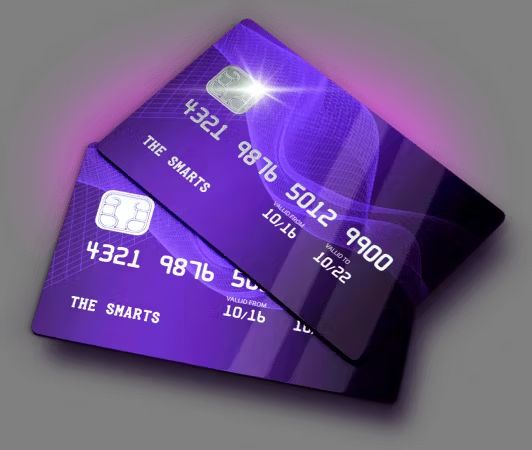
#> input picture CSE483 SMR24 Project Test Cases/16 - Sheel el kart yastaaaa.jpg, 532 x 450 px
$ python pan.py   (older library calls are emulated)
#> lines starting #> are read from the running program, lines starting #| are printed output that depends on the picture; after the words box and inside, x2 and y2 are one past the last pixel; in counts of white or black regions, pixels touching at a corner belong together
#> further down, input_img is the input picture: shape (450, 532, 3); mean B, G, R 138, 86.9, 110.4
import numpy as np
import cv2


def expand_borders(img, border_size=20):
    # Create a new image with expanded borders
    border_color = img[0, 0].tolist()
    expanded_img = cv2.copyMakeBorder(img, border_size, border_size, border_size, border_size,
                                      cv2.BORDER_CONSTANT, value=border_color)
    return expanded_img


# [59 lines left out: functions sort_corners, warp_perspective, adjust_brightness_contrast, not called in this run]


def color_correct(img):
    img_gray = cv2.cvtColor(img, cv2.COLOR_BGR2GRAY)
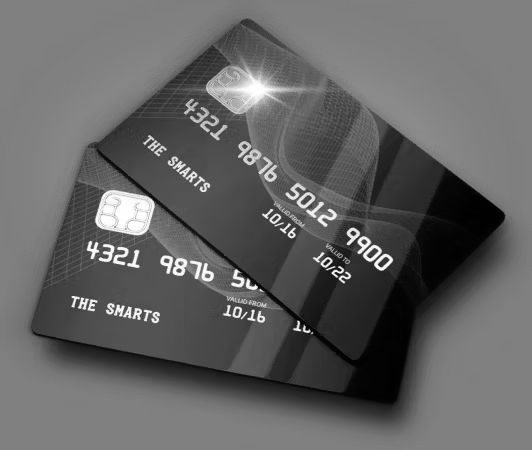
#> img_gray: shape (450, 532); min 0, max 255, mean 99.8

    # # Calculate the mean and standard deviation of the grayscale image
    # mean_brightness = np.mean(img_gray)
    # stddev_brightness = np.std(img_gray)
    #
    # # Determine if the image is too dark or too bright
    # if mean_brightness < 50 or mean_brightness > 200 or stddev_brightness < 50:
    #     # Apply histogram equalization and brightness adjustment only if necessary
    #     img_corrected = adjust_brightness_contrast(img)
    #     img_gray = cv2.cvtColor(img_corrected, cv2.COLOR_BGR2GRAY)

    # Thresholding to remove noise and focus on prominent features
    _, img_thresh = cv2.threshold(img_gray, np.mean(img_gray), 255, cv2.THRESH_BINARY)
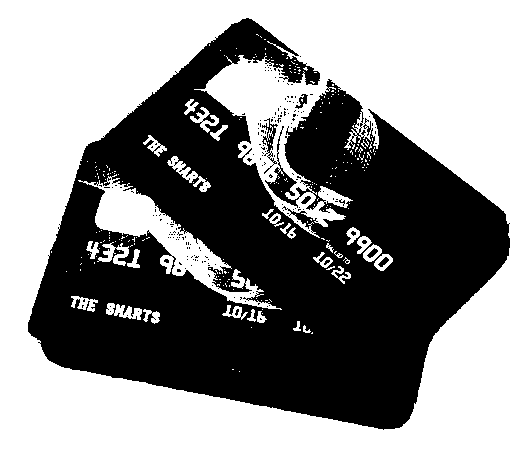
#> img_thresh: shape (450, 532); 55.7% white; 192 black regions (186 under 20 px), largest, box (x1, y1, x2, y2) and area: (28, 18, 510, 430) 105037, (262, 118, 278, 174) 247, (295, 94, 308, 109) 81, (378, 257, 389, 267) 54, (367, 248, 378, 258) 53, (301, 196, 311, 204) 43

    # Invert colors if the image has a dark background and white text
    if np.mean(img_thresh) < 127:
        img_gray = 255 - img_gray

    return img_gray


def remove_periodic_noise(img):
    f = np.fft.fft2(img)
    fshift = np.fft.fftshift(f)

    fshift_abs = np.abs(fshift)
    fshift_med20 = 20 * cv2.medianBlur(fshift_abs.astype('float32'), 5)
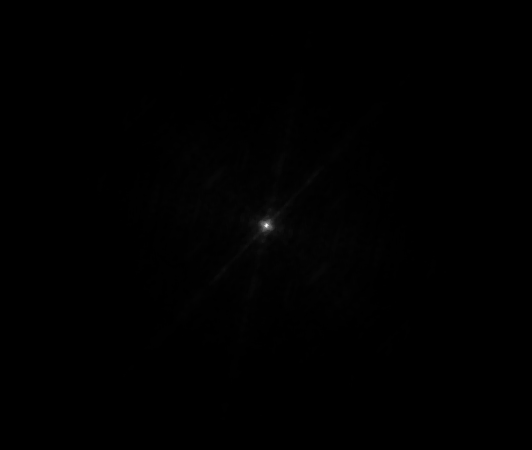
#> fshift_med20: shape (450, 532) float32; min 9820, max 25869044, mean 101432.7; drawn with min black and max white

    mask = fshift_abs > fshift_med20
#> mask: shape (450, 532) bool; every value is 0
    fshift[mask] = fshift_med20[mask] / 20

    f_ishift = np.fft.ifftshift(fshift)
    img_back = np.fft.ifft2(f_ishift)
    img_back = np.real(img_back)
    img_back_normal = cv2.normalize(img_back, None, 255, 0, cv2.NORM_MINMAX, cv2.CV_8UC1)
    return img_back_normal


def straighten(img):
    # Expand the borders to help with detection
    img_expanded = expand_borders(img, border_size=50)
#> in expand_borders, `border_color = img[0, 0].tolist()`: border_color = 128
#> in expand_borders, `expanded_img = cv2.copyMakeBorder(img, border_size, border_size, borde..`:
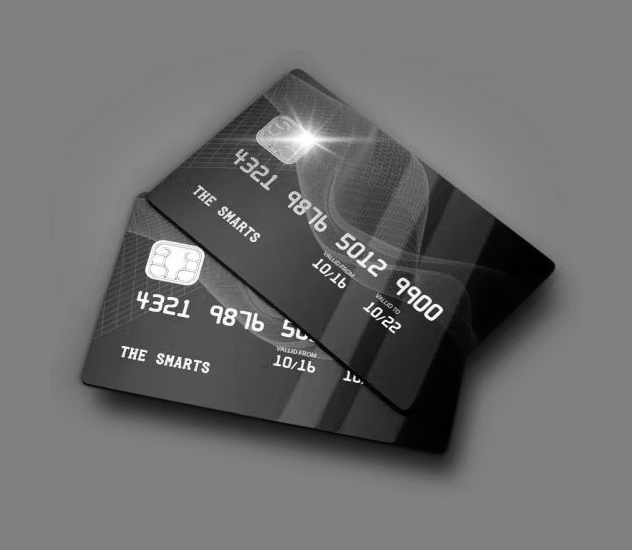
#> expanded_img: shape (550, 632); min 0, max 255, mean 108.6

    # Threshold to find the bounding box more effectively
    _, img_thresh = cv2.threshold(img_expanded, np.mean(img_expanded), 255, cv2.THRESH_BINARY + cv2.THRESH_OTSU)
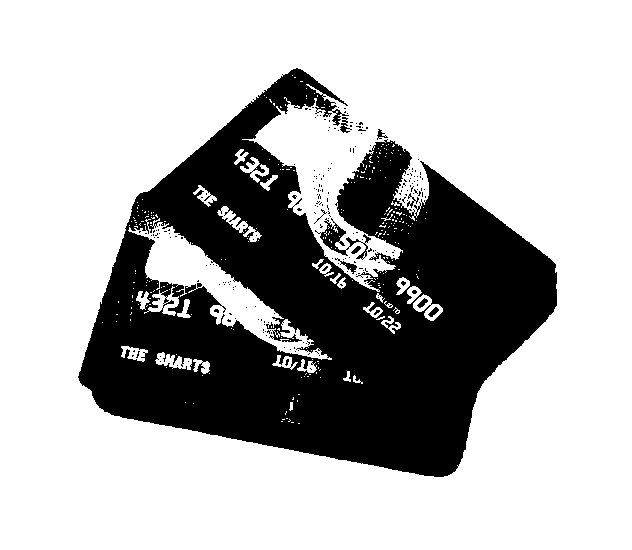
#> img_thresh: shape (550, 632); 71% white; 222 black regions (212 under 20 px), largest, box (x1, y1, x2, y2) and area: (78, 68, 557, 477) 99205, (315, 218, 371, 260) 583, (335, 258, 357, 274) 94
    img_reverse = 255 - img_thresh
#> img_reverse: shape (550, 632); 29% white; 222 white regions (212 under 20 px)

    # cv2.imshow('thresh Image', img_thresh)
    # cv2.imshow('reverse Image', img_reverse)

    contours, _ = cv2.findContours(img_reverse, cv2.RETR_EXTERNAL, cv2.CHAIN_APPROX_SIMPLE)
#> contours = 138 contours, 131 with area under 20; largest, box (x1, y1, x2, y2) and area: (78, 68, 557, 477) 109694, (315, 218, 371, 260) 503, (335, 258, 357, 274) 66, (340, 117, 352, 133) 44, (351, 246, 361, 254) 30, (377, 129, 388, 140) 24, (407, 193, 419, 208) 23

    if len(contours) == 0:
        return img

    # Draw all contours for debugging
    debug_img = img_expanded.copy()
    cv2.drawContours(debug_img, contours, -1, (0, 255, 0), 2)

    largest_contour = max(contours, key=cv2.contourArea)
#> largest_contour = contour of 1424 points, box (x1, y1, x2, y2) (78, 68, 557, 477), area 109694

    # Draw the largest contour for debugging
    cv2.drawContours(debug_img, [largest_contour], -1, (255, 0, 0), 2)
    rect = cv2.minAreaRect(largest_contour)
#> rect = ((311.7, 307.4), (394.2, 414.9), -58.39)
    box = cv2.boxPoints(rect)
#> box = [[385, 583.9], [31.69, 366.5], [238.3, 30.79], [591.6, 248.2]]
    box = np.intp(box)
#> box = [[385, 583], [31, 366], [238, 30], [591, 248]]

    # Draw the bounding box for debugging
    cv2.drawContours(debug_img, [box], 0, (0, 0, 255), 2)
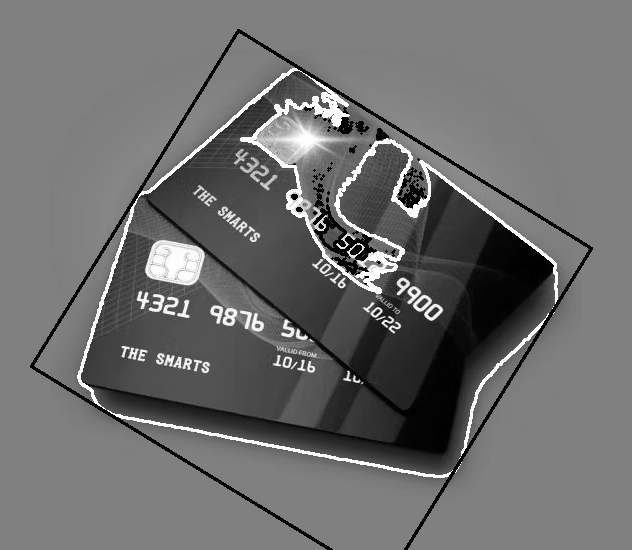
#> debug_img: shape (550, 632); min 0, max 255, mean 109.8

    # Display the debug image
    # cv2.imshow('Contours and Bounding Box', debug_img)

    hull = cv2.convexHull(largest_contour)
#> hull = contour of 41 points, box (x1, y1, x2, y2) (78, 68, 557, 477), area 126766

    epsilon = 0.02 * cv2.arcLength(hull, True)
#> epsilon = 27.15
    approx = cv2.approxPolyDP(hull, epsilon, True)
#> approx = [[293, 69], [555, 264], [447, 475], [79, 380], [136, 197]]

    if len(approx) != 4:
        return None, None

    corners = approx.reshape(4, 2)

    if corners is not None:
        # Warp the perspective to obtain a top-down view of the card
        warped_image = warp_perspective(img_expanded, corners)

        # Display the results
        cv2.drawContours(img_expanded, [hull], -1, (0, 255, 0), 2)
        cv2.imshow('Detected Card', img_expanded)
        cv2.imshow('Warped Image', warped_image)

    return warped_image


# [20 lines left out: function crop_pan, not called in this run]


def pre_process(img):
    img_gray = color_correct(img)
    # cv2.imshow('gray Image', img_gray)
    img_noise_removed = remove_periodic_noise(img_gray)
    # cv2.imshow('noise Image', img_noise_removed)
    img_straightened = straighten(img_noise_removed)
    # cv2.imshow('straight Image', img_straightened)

    # Ensure that the straighten function has detected a card
    if img_straightened is None:
        print("No card detected.")
        return None

#> (the run stopped early here; a loop or call above may not have finished)
